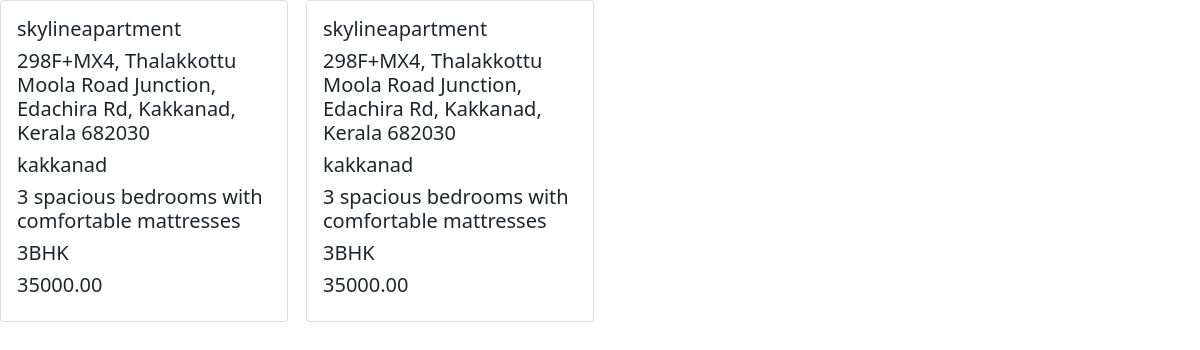
/realestateapp/propertydisp/, run on the app's committed database.
### realestateapp/models.py (models this page shows)
class propertydetail(models.Model):
    property_name=models.CharField(max_length=60)
    address=models.TextField()
    location=models.CharField(max_length=100)
    features=models.TextField()
    PROPERTY_TYPES = [
        ('1BHK', '1BHK'),
        ('2BHK', '2BHK'),
        ('3BHK', '3BHK'),
        ('4BHK', '4BHK')
    ]
    property_type=models.CharField(max_length=6,choices=PROPERTY_TYPES)
    rent_cost = models.DecimalField(max_digits=10, decimal_places=2)
    is_available = models.BooleanField(default=False)

### realestateapp/views.py (the view)
# urls.py: path('propertydisp/',PropertyListView.as_view(),name='propertydisp'),
class PropertyListView(generic.ListView):
    model = propertydetail
    template_name = 'propertydisplay.html'
    context_object_name = 'propertylist'

### realestateapp/templates/propertydisplay.html (shortened to what this page needs)
<!DOCTYPE html>
<html lang="en">
<head>
    <link href="https://cdn.jsdelivr.net/npm/bootstrap@5.0.2/dist/css/bootstrap.min.css" rel="stylesheet"
>
</head>
<body>
  <div class="row">
    {% for i in propertylist %}
    <div class="col-3">
    <div class="card" style="width: 18rem;">
        <div class="card-body">
          <h5 class="card-title">{{i.property_name}}</h5>
          <h5 class="card-title">{{i.address}}</h5>
          <h5 class="card-title">{{i.location}}</h5>
          <h5 class="card-title">{{i.features}}</h5>
          <h5 class="card-title">{{i.property_type}}</h5>
          <h5 class="card-title">{{i.rent_cost}}</h5>
        </div>
      </div>
    </div>
    {% endfor %}
  </div>
</body>
</html>

### data on the page
propertydetail: property_name "skylineapartment", address "298F+MX4, Thalakkottu Moola Road Junction, Edachira Rd, Kakkanad, Kerala 682030", location "kakkanad", features "3 spacious bedrooms with comfortable mattresses", property_type "3BHK", rent_cost "35000.00"
propertydetail: property_name "skylineapartment", address "298F+MX4, Thalakkottu Moola Road Junction, Edachira Rd, Kakkanad, Kerala 682030", location "kakkanad", features "3 spacious bedrooms with comfortable mattresses", property_type "3BHK", rent_cost "35000.00"
